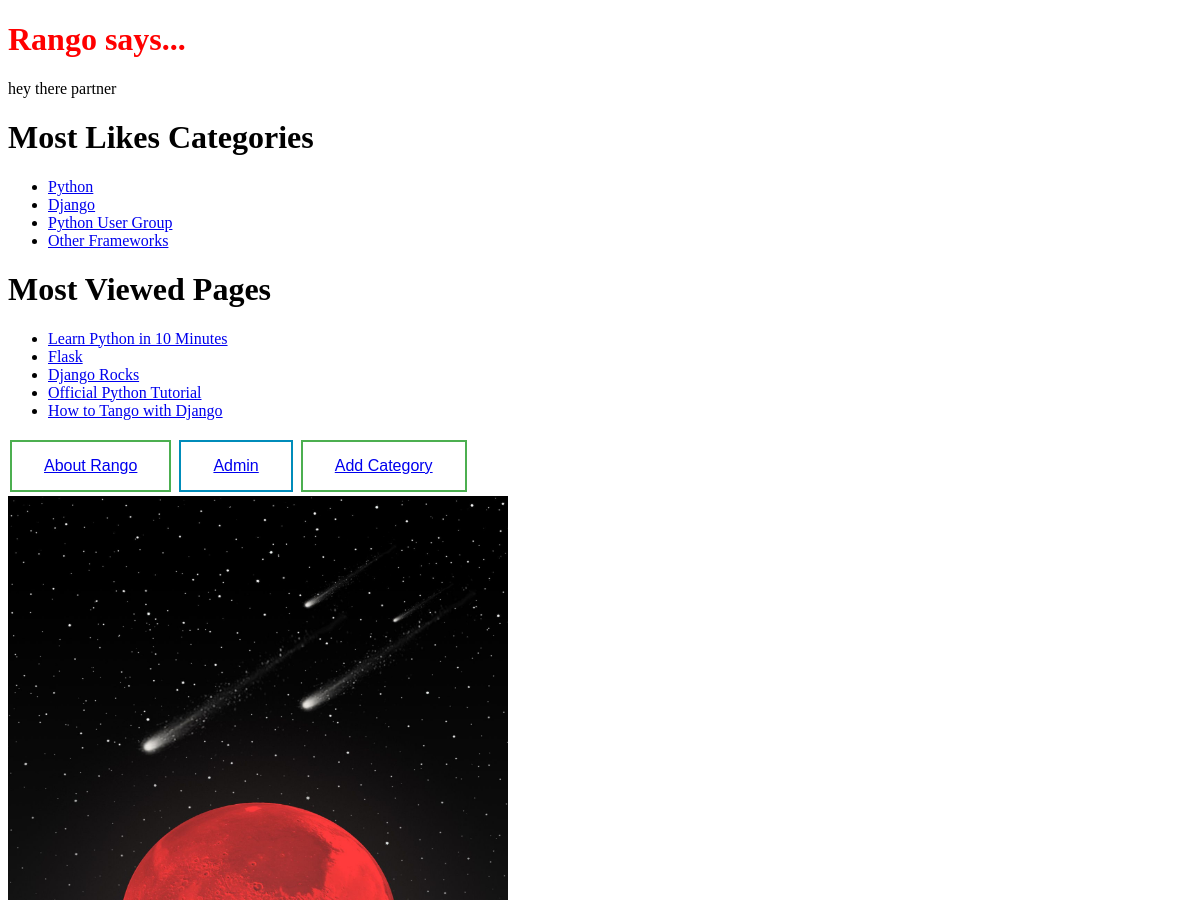
/ (upper part), run on an earlier commit of the app's database.
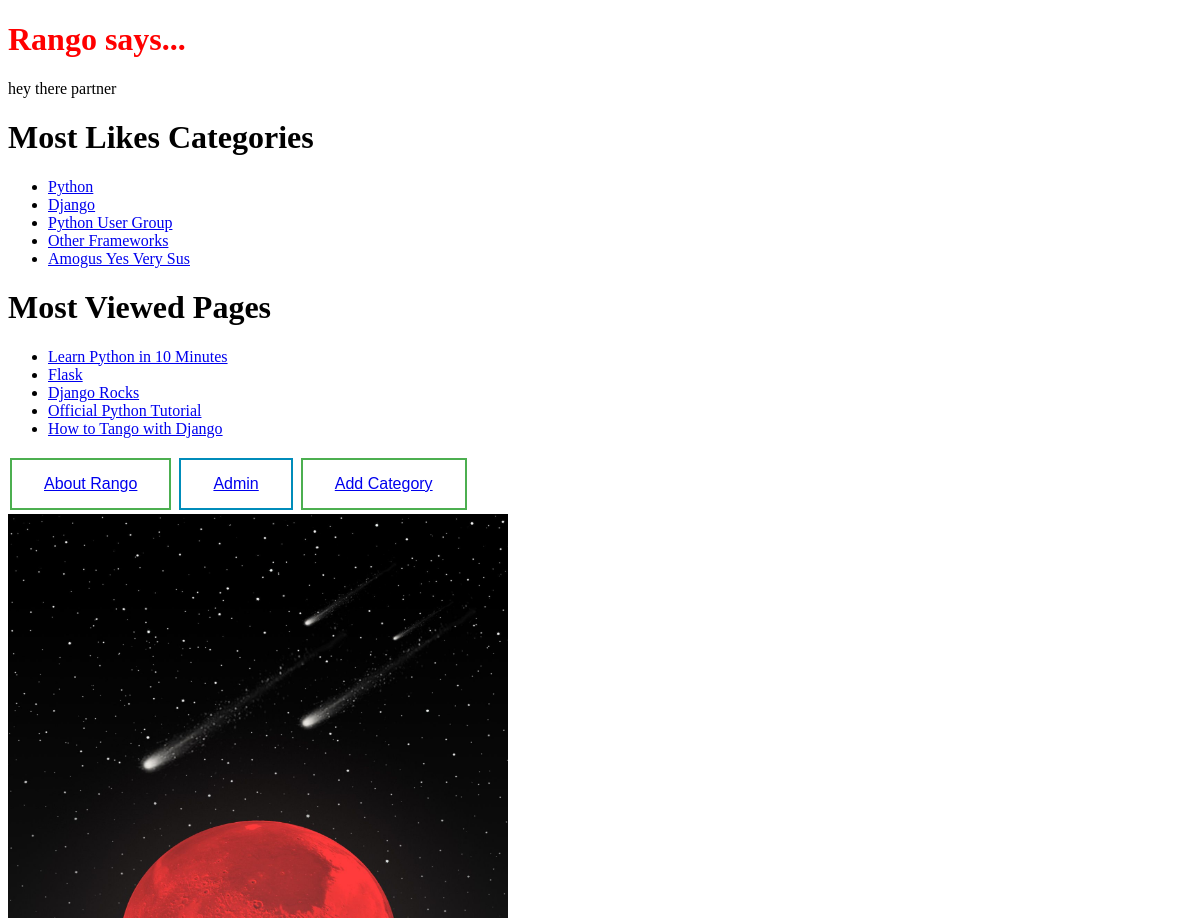
And on a later commit of the database.
### rango/models.py (models this page shows, shortened)
class Category(models.Model):
    name = models.CharField(max_length=128, unique=True)
    views = models.IntegerField(default=0)
    likes = models.IntegerField(default=0)
    slug = models.SlugField(unique=True)
    class Meta:
        verbose_name_plural = 'Categories'

class Page(models.Model):
    category = models.ForeignKey(Category, on_delete=models.CASCADE,)
    title = models.CharField(max_length=128, unique=True)
    url =models.URLField()
    views=models.IntegerField(default=0)
    class Meta:
        verbose_name_plural = 'Pages'

### rango/views.py (the view)
# urls.py: path('', views.index, name='index'),
def index(request):
    category_list= Category.objects.order_by("-likes")[:5]
    pages_list = Page.objects.order_by("-views")[:5]
    form = PageForm()
    context_dict= {'categories': category_list, 'pages':pages_list, 'form':form}
    return render(request, 'rango/index.html', context=context_dict)

### templates/rango/index.html (shortened to what this page needs)
<!DOCTYPE html>
{% load static %}
<html>
    <head>
        <link rel="stylesheet" href='{%static "css/stylesheet.css" %}'>
    </head>
    <body>
        <h1 style=color:red;>Rango says...</h1>
        <div>
            hey there partner<br>
        </div>
            <div>
                <h1>Most Likes Categories</h1>
                {% if categories %}
                <ul>
                    {% for category in categories %}
                        <li>
                            <a href="/rango/category/{{category.slug}}">{{ category.name }}</a>
                        </li>
                    {% endfor %}
                </ul>
                {% else %}
                    <strong>There are no categories present.</strong>
                {% endif %}
            </div>
            <div>
                <h1>Most Viewed Pages</h1>
                {% if pages%}
                <ul>
                    {% for page in pages %}
                        <li><a href="{{page.url}}">{{page.title}}</a></li>
                    {% endfor %}
                </ul>
                {% else %}
                    <strong>No pages currently in category.</strong>
                {% endif %}
            </div>
        <div>
            <button class="button button1"><a href="rango/about/">About Rango</a></button>
            <button class="button button2"><a href="/admin/">Admin</a></button>
            <button class="button button1"><a href="/rango/addcat/">Add Category</a></button><br>
            <img src='{%static "images/image.jpg" %}' alt="image" width="500" height="800">
        </div>
    </body>
</html>

### static/css/stylesheet.css (style rules this page uses)
.button { border: none; color: white; padding: 15px 32px; text-align: center; text-decoration: none; display: inline-block; font-size: 16px; margin: 4px 2px; cursor: pointer; }
.button1 { background-color: white; color: black; border: 2px solid #4CAF50; }
.button2 { background-color: white; color: black; border: 2px solid #008CBA; }

What changed in the data, as far as the page shows it:
added Category: name "Amogus Yes Very Sus"
